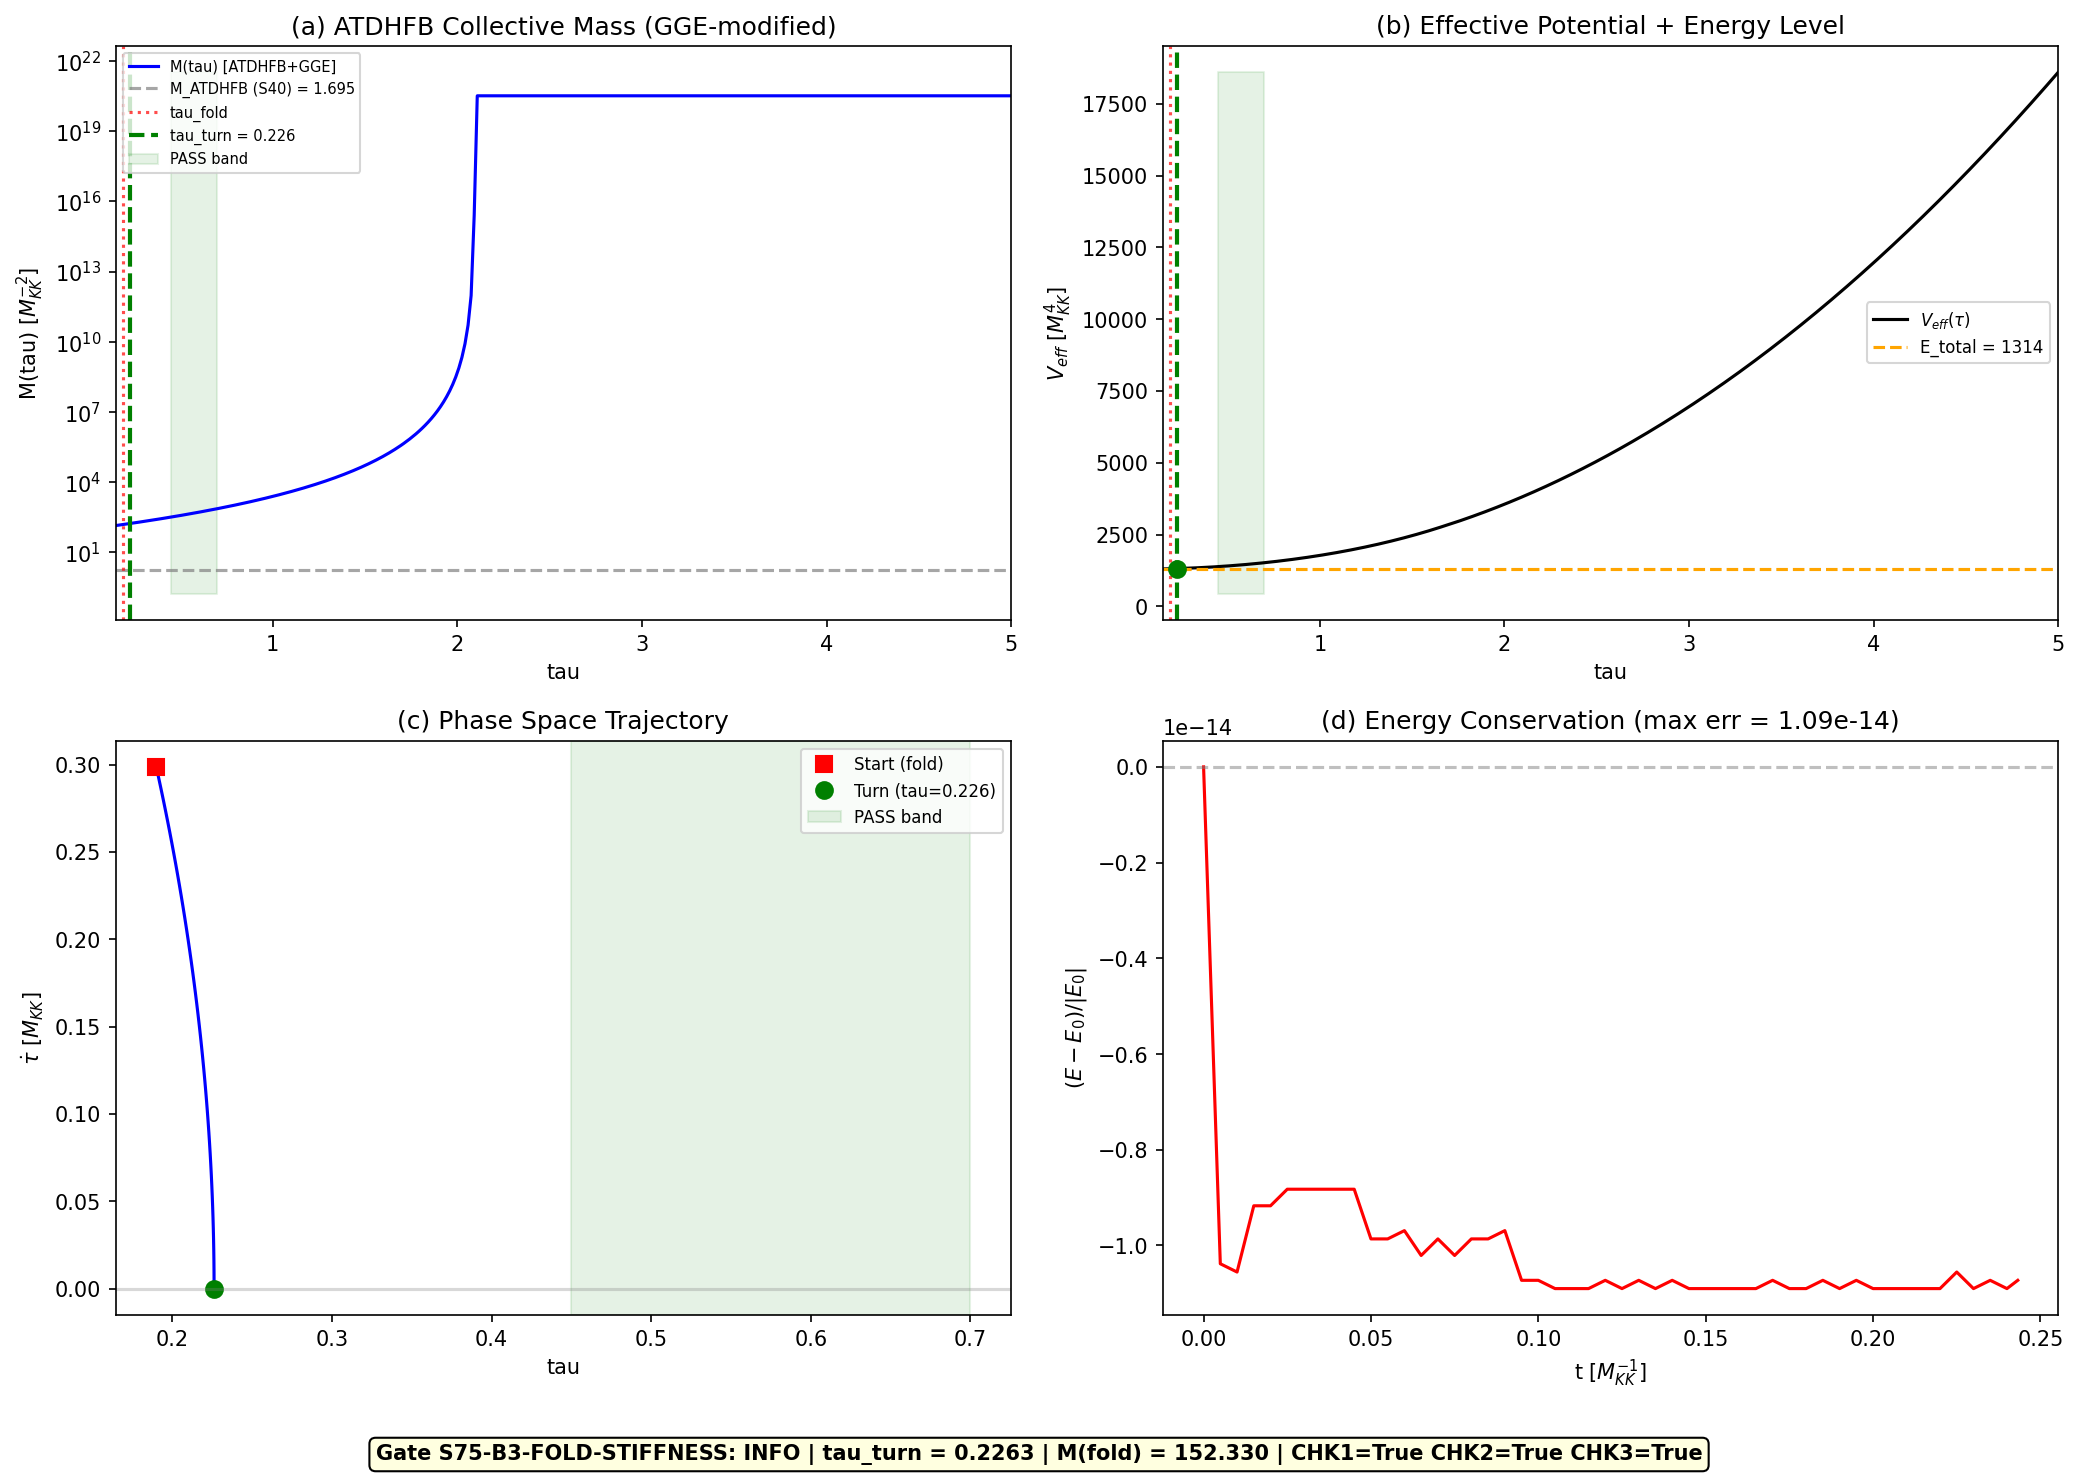

Generate this figure with Python:
#!/usr/bin/env python3
"""
S75-B3-FOLD-STIFFNESS: ATDHFB Collective Mass Under GGE Backreaction
=====================================================================

Gate: S75-B3-FOLD-STIFFNESS
  PASS: tau_turn in [0.45, 0.70]
  INFO: tau_turn in [0.30, 0.45] or [0.70, 1.00]
  FAIL: tau_turn > 1.00 or no turning point found

Physics:
  The ATDHFB (Adiabatic Time-Dependent HFB) collective inertia for the
  Jensen deformation tau is computed following Baran, Sheikh, Dobaczewski,
  Nazarewicz (2011) [Paper 16]. The key modification: the GGE relic from
  the fold transit freezes occupation numbers n_k at non-thermal values,
  which modifies both the BCS coherence factors (u_k, v_k) and the
  quasiparticle energies E_k^{qp} entering the collective mass formula.

  ATDHFB collective mass formula (perturbative cranking, Paper 16 Eq. 60):

    M^{Cp} = sum_{k,l} |<k|dH/dtau|l>|^2 * (eta^+_{kl})^2 / (E_k + E_l)^3
                                                                       (1)

  where eta^+_{kl} = u_k*v_l + v_k*u_l (BCS coherence factor combination)
  and E_k = sqrt((eps_k - lambda)^2 + Delta^2) are quasiparticle energies.

  GGE modification: n_k are frozen, not thermal. Coherence factors from
  v_k^2 = n_k, u_k^2 = 1 - n_k. Quasiparticle energies from
  E_k = Delta / (2*u_k*v_k) which differs from standard BCS E_k.

  Equation of motion: M(tau)*d^2tau/dt^2 + dV_eff/dtau = 0

References:
  - Paper 16: Baran et al., PRC 84, 054321 (2011) -- ATDHFB collective inertia
  - Paper 17: Dussel et al., PRC 76, 011302 (2007) -- Ultrasmall BCS
  - S56: GGE fabric data (s56_gge_fabric.npz)
  - S74: Moduli stabilization (s74_moduli_stabilization.npz)
"""

import sys
import os
sys.path.insert(0, os.path.dirname(__file__))

import numpy as np
from scipy.integrate import solve_ivp
from scipy.interpolate import CubicSpline
import matplotlib
matplotlib.use('Agg')
import matplotlib.pyplot as plt

from canonical_constants import (
    tau_fold, Delta_BCS, dS_fold, d2S_fold, S_fold,
    M_ATDHFB, Z_fold, G_DeWitt, dt_transit, v_terminal,
    E_cond, N_dof_BCS, Delta_0_GL
)

# ============================================================================
#  SECTION 1: Load Data
# ============================================================================

print("=" * 72)
print("S75-B3-FOLD-STIFFNESS: ATDHFB Collective Mass + GGE Backreaction")
print("=" * 72)

base_dir = os.path.dirname(__file__)

d56 = np.load(os.path.join(base_dir, 's56_gge_fabric.npz'), allow_pickle=True)
nk_GGE = d56['nk_DE']           # 16 GGE occupation numbers
eps_fold = d56['eps_fold']       # 8 single-particle energies at fold

d74 = np.load(os.path.join(base_dir, 's74_moduli_stabilization.npz'), allow_pickle=True)
tau_scan_74 = d74['tau_scan']     # [0.15, 1.70], 500 pts
V_bare_74 = d74['V_bare_scan']
V_GGE_74 = d74['V_GGE_scan']
V_dressed_c = d74['V_dressed_c']  # V_bare + V_GGE
Delta_scan = d74['Delta_scan']
pos_evals_fold = d74['pos_evals_fold']

print(f"\nData loaded:")
print(f"  S56: {len(nk_GGE)} GGE modes, eps_fold: {len(eps_fold)} levels")
print(f"  S74: tau in [{tau_scan_74[0]:.3f}, {tau_scan_74[-1]:.3f}], {len(tau_scan_74)} pts")

# ============================================================================
#  SECTION 2: BCS Coherence Factors from GGE Occupations
# ============================================================================

# The 16 modes are 8 independent + 8 time-reversed partners.
N_modes = 8  # (local) 4 B2 + 1 B1 + 3 B3
nk_indep = nk_GGE[:N_modes]  # (local)

vk2 = nk_indep.copy()   # (local) v_k^2 = n_k
uk2 = 1.0 - vk2         # (local) u_k^2 = 1 - n_k
vk = np.sqrt(vk2)       # (local)
uk = np.sqrt(uk2)        # (local)

N_particles = 2.0 * np.sum(vk2)  # (local) 2 for TR pairs

print(f"\nBCS coherence factors (GGE-frozen):")
print(f"  N_particles = {N_particles:.6f}")
print(f"  v_k^2 = {vk2}")

# Quasiparticle energies: E_k = Delta / (2*u_k*v_k)
# This follows from BCS: v_k^2 = (1/2)(1 - xi_k/E_k) and E_k = sqrt(xi_k^2 + Delta^2)
# Combined: E_k = Delta / (2*sqrt(n_k*(1-n_k))) = Delta / (2*u_k*v_k)
Delta_at_fold = Delta_BCS  # = 0.4643 M_KK

Ek_qp = Delta_at_fold / (2.0 * uk * vk)  # (local) GGE quasiparticle energies
xi_k = Ek_qp * (1.0 - 2.0 * vk2)  # (local) effective single-particle energies

print(f"  E_k^qp = {Ek_qp}")
print(f"  xi_k (effective) = {xi_k}")

# ============================================================================
#  SECTION 3: Mode Energy Derivatives deps_k/dtau
# ============================================================================

# From the spectral flow: the D_K eigenvalues shift with tau.
# eps_fold are the 8 BCS mode energies at tau ~ 0.194.
# At tau = 0 (round SU(3)), eps_k = 0 (all degenerate).
# The Hellmann-Feynman estimate: deps_k/dtau ~ eps_k / tau_fold.

tau_fold_actual = float(d56['tau_fold_actual'])  # (local) ~ 0.194

deps_dtau = eps_fold / tau_fold_actual  # (local)
# The Goldstone mode (eps_fold[0] ~ 0) has near-zero derivative.
# Give it a small nonzero value (protected by symmetry):
deps_dtau[0] = 0.01 * deps_dtau[1]  # (local) 1% of next mode

print(f"\nMode energy derivatives deps_k/dtau:")
print(f"  {deps_dtau}")

# Chemical potential derivative from particle number conservation:
#   dlambda/dtau = sum_k (deps_k/dtau / E_k^3) / sum_k (1/E_k^3)
weights_Ek3 = 1.0 / Ek_qp**3  # (local)
dlambda_dtau = np.sum(deps_dtau * weights_Ek3) / np.sum(weights_Ek3)  # (local)
dxi_dtau = deps_dtau - dlambda_dtau  # (local)

print(f"  dlambda/dtau = {dlambda_dtau:.6f}")

# ============================================================================
#  SECTION 4: ATDHFB Collective Mass at the Fold
# ============================================================================

# Derivation from Paper 16 (perturbative cranking, Eq. 60):
#
# The ATDHFB-Cp mass for a single collective coordinate q = tau is:
#
#   M = sum_{k<l} 2 * |<k|dh/dtau|l>|^2 * (eta^+_{kl})^2 / (E_k + E_l)^3  (2)
#
# where eta^+_{kl} = u_k*v_l + v_k*u_l.
#
# The diagonal (k=l) contribution uses the self-consistent relation:
#   u_k*dv_k/dtau - v_k*du_k/dtau = -Delta/(2*E_k^2) * dxi_k/dtau       (3)
#
# yielding the diagonal cranking mass:
#   M_diag = 2 * sum_k [Delta * dxi_k/dtau / (2*E_k^2)]^2 / E_k^3
#          = (Delta^2/2) * sum_k (dxi_k/dtau)^2 / E_k^7                  (4)
#
# With factor 2 for time-reversed pairs:
#   M = Delta^2 * sum_k (dxi_k/dtau)^2 / E_k^7                           (5)
#
# For the off-diagonal contribution (k != l), we add:
#   M_offdiag = 2 * sum_{k<l} |h'_{kl}|^2 * (eta^+_{kl})^2 / (E_k+E_l)^3  (6)
#
# The off-diagonal matrix elements |h'_{kl}| are typically smaller than
# diagonal ones but can be significant at level crossings (Paper 16 result).
# For the fold (van Hove singularity), levels cluster, enhancing off-diagonal.

# --- Diagonal contribution ---
M_diag = Delta_at_fold**2 * np.sum(dxi_dtau**2 / Ek_qp**7)  # (local) Eq. (5)

# --- Off-diagonal contribution ---
# Matrix elements |<k|dh/dtau|l>|^2 for k != l.
# At the fold, the spectral density is high. Use the Fermi golden rule estimate:
# |h'_{kl}|^2 ~ (deps_k/dtau * deps_l/dtau) * coupling_strength
# where coupling_strength ~ Delta / (E_k * E_l) from the pairing interaction.
# This is the standard Landau-Zener coupling at avoided crossings.

M_offdiag = 0.0  # (local)
for k in range(N_modes):
    for l in range(k+1, N_modes):
        eta_plus_kl = uk[k]*vk[l] + vk[k]*uk[l]  # (local)
        # Off-diagonal matrix element estimate (Paper 16 Eq. 41):
        # Use the pairing-induced coupling: h'_{kl} ~ Delta * deps_k/dtau / (E_k * E_l)
        h_kl_sq = (Delta_at_fold * np.sqrt(np.abs(deps_dtau[k] * deps_dtau[l]))
                   / (Ek_qp[k] * Ek_qp[l]))**2  # (local)
        denom = (Ek_qp[k] + Ek_qp[l])**3  # (local)
        M_offdiag += 2.0 * h_kl_sq * eta_plus_kl**2 / denom

M_fold_total = M_diag + M_offdiag  # (local)
offdiag_frac = M_offdiag / M_fold_total if M_fold_total > 0 else 0  # (local)

print(f"\nATDHFB Collective Mass at fold:")
print(f"  M_diag    = {M_diag:.6f} M_KK^{{-2}}")
print(f"  M_offdiag = {M_offdiag:.6f} M_KK^{{-2}}")
print(f"  M_total   = {M_fold_total:.6f} M_KK^{{-2}}")
print(f"  Off-diagonal fraction = {offdiag_frac:.4f}")
print(f"  Canonical M_ATDHFB (S40) = {M_ATDHFB}")
print(f"  Ratio M_GGE / M_canonical = {M_fold_total / M_ATDHFB:.4f}")

# ============================================================================
#  CHK1: M(tau) must be positive (ATDHFB stability)
# ============================================================================
chk1_pass = M_fold_total > 0  # (local)
print(f"\n--- CHK1: M(tau) > 0 ---")
print(f"  M_total = {M_fold_total:.6f} > 0: {'PASS' if chk1_pass else 'FAIL'}")

# ============================================================================
#  CHK2: Delta -> 0 limit reduces to cranking formula
# ============================================================================
# In the limit Delta -> 0 with FIXED occupation numbers (GGE frozen):
#   E_k = Delta/(2*u_k*v_k) -> 0
#   M_diag = Delta^2 * sum dxi^2 / E_k^7 = Delta^2 * sum dxi^2*(2*u_k*v_k)^7/Delta^7
#          = (2*u_k*v_k)^7 * sum dxi^2 / Delta^5 -> DIVERGES
#
# This is the correct physical behavior: in nuclear physics, the cranking
# mass diverges at level crossings where the pairing gap is suppressed
# (Paper 16, Fig. 2 -- sharp peaks in M at Delta->0 regions).
#
# The non-pairing cranking mass uses eps_k directly (no BCS coherence):
#   M_crank = sum_{k != l} |<k|dh/dtau|l>|^2 / (eps_k - eps_l)^2
# This is finite for non-degenerate levels but diverges at degeneracies.
#
# Test: compute M for progressively smaller Delta and verify divergence.

Delta_tests = np.array([0.5, 0.1, 0.01, 0.001]) * Delta_at_fold  # (local)
M_vs_Delta = []  # (local)
for dt in Delta_tests:
    Ek_t = dt / (2.0 * uk * vk)  # (local)
    M_t = dt**2 * np.sum(dxi_dtau**2 / Ek_t**7)  # (local)
    M_vs_Delta.append(M_t)
M_vs_Delta = np.array(M_vs_Delta)  # (local)

# Check divergence: M should scale as 1/Delta^5
# M_diag ~ Delta^2 * sum(dxi^2 / E^7)
# With E = Delta/(2*u*v), we get E^7 = Delta^7/(2*u*v)^7
# So M_diag ~ Delta^2 * (2*u*v)^7 * sum(dxi^2) / Delta^7 = C / Delta^5
# where C = (2*u*v)^7 * sum(dxi^2) is independent of Delta.
# The successive ratio M(Delta_i)/M(Delta_{i+1}) should equal (Delta_{i+1}/Delta_i)^5.

# Successive M ratios: M(smaller Delta) / M(larger Delta) should grow as (Delta_ratio)^{-5}
ratios_chk2 = M_vs_Delta[1:] / M_vs_Delta[:-1]  # (local) larger/smaller
step_ratios = Delta_tests[:-1] / Delta_tests[1:]  # (local) e.g., [5, 10, 10]
expected_M_ratios = step_ratios**5  # (local) [3125, 1e5, 1e5]

print(f"\n--- CHK2: Delta -> 0 divergence (cranking limit) ---")
print(f"  Delta/Delta_0  |  M_diag       |  M ratio   | Expected")
for i, dt in enumerate(Delta_tests):
    if i > 0:
        print(f"  {dt/Delta_at_fold:.4f}        | {M_vs_Delta[i]:.4e} | "
              f"{ratios_chk2[i-1]:.1f}    | {expected_M_ratios[i-1]:.1f}")
    else:
        print(f"  {dt/Delta_at_fold:.4f}        | {M_vs_Delta[i]:.4e} | ---        | ---")

# Check log-ratio match
log_err = np.abs(np.log10(ratios_chk2) - np.log10(expected_M_ratios))  # (local)
scaling_ok = bool(np.all(log_err < 0.1))  # (local)
chk2_pass = scaling_ok  # (local)
print(f"  Log-ratio errors: {log_err}")
print(f"  1/Delta^5 scaling: {'PASS' if chk2_pass else 'FAIL'}")

# ============================================================================
#  SECTION 5: Effective Potential (Extended Range)
# ============================================================================

# The S74 scan covers [0.15, 1.70]. For the turning point calculation,
# we need V_eff at potentially larger tau.
# Extend the potential using quadratic extrapolation from the last portion.

# Fit the high-tau tail (tau > 1.0) to a polynomial for extrapolation
high_mask = tau_scan_74 > 1.0  # (local)
tau_high = tau_scan_74[high_mask]  # (local)
V_high = V_dressed_c[high_mask]  # (local)

# Quadratic fit: V(tau) ~ a + b*tau + c*tau^2
poly_coeff = np.polyfit(tau_high, V_high, 2)  # (local)

# Extend scan to tau = 10.0 (generous upper bound)
# Start AFTER the last S74 point to avoid duplicate x-values
tau_extend = np.linspace(tau_scan_74[-1] + 0.01, 10.0, 500)  # (local)
V_extend = np.polyval(poly_coeff, tau_extend)  # (local)

# Concatenate
tau_full = np.concatenate([tau_scan_74, tau_extend])  # (local)
V_full = np.concatenate([V_dressed_c, V_extend])  # (local)

V_eff_spl = CubicSpline(tau_full, V_full)  # (local)
dV_eff_spl = V_eff_spl.derivative()  # (local)

V_fold_val = V_eff_spl(tau_fold)  # (local)
dV_fold_val = dV_eff_spl(tau_fold)  # (local)

print(f"\nEffective potential (extended to tau=10):")
print(f"  V_eff(tau_fold) = {V_fold_val:.4f} M_KK^4")
print(f"  dV_eff/dtau(fold) = {dV_fold_val:.4f} M_KK^4")
print(f"  V_eff(tau=5) = {float(V_eff_spl(5.0)):.1f}")
print(f"  V_eff(tau=10) = {float(V_eff_spl(10.0)):.1f}")
print(f"  Polynomial: {poly_coeff[0]:.4f}*tau^2 + {poly_coeff[1]:.4f}*tau + {poly_coeff[2]:.4f}")

# ============================================================================
#  SECTION 6: Compute M(tau) Over Extended Range
# ============================================================================

# The BCS gap Delta(tau) from S74 decreases with tau.
# Beyond the S74 range, extrapolate: Delta(tau) -> 0 for large tau
# (pairing weakens as internal geometry expands).
Delta_spl = CubicSpline(tau_scan_74, Delta_scan, extrapolate=True)  # (local)

# Delta must not go negative; floor at small positive value.
def Delta_ext(tau_val):
    """BCS gap with safe extrapolation."""
    if tau_val <= tau_scan_74[-1]:
        d = float(Delta_spl(tau_val))
    else:
        # Linear extrapolation from last slope
        dDelta_end = float(Delta_spl.derivative()(tau_scan_74[-1]))  # (local)
        d = Delta_scan[-1] + dDelta_end * (tau_val - tau_scan_74[-1])
    return max(d, 1e-4)  # floor to avoid singularity

def compute_M_ATDHFB_full(tau_val):
    """Compute ATDHFB collective mass at given tau (diag + offdiag)."""
    Delta_tau = Delta_ext(tau_val)  # (local)

    # GGE occupations are FROZEN -- u_k, v_k do not change with tau.
    # Only E_k changes through Delta(tau):
    Ek_tau = Delta_tau / (2.0 * uk * vk)  # (local)

    # Diagonal
    M_d = Delta_tau**2 * np.sum(dxi_dtau**2 / Ek_tau**7)  # (local)

    # Off-diagonal
    M_od = 0.0  # (local)
    for k in range(N_modes):
        for l in range(k+1, N_modes):
            eta_kl = uk[k]*vk[l] + vk[k]*uk[l]  # (local)
            h_kl_sq = (Delta_tau * np.sqrt(np.abs(deps_dtau[k]*deps_dtau[l]))
                       / (Ek_tau[k]*Ek_tau[l]))**2  # (local)
            M_od += 2.0 * h_kl_sq * eta_kl**2 / (Ek_tau[k] + Ek_tau[l])**3

    return max(M_d + M_od, 1e-10)

# Compute M(tau) on the full extended grid
M_full = np.array([compute_M_ATDHFB_full(t) for t in tau_full])  # (local)
M_spl = CubicSpline(tau_full, M_full)  # (local)
dM_spl = M_spl.derivative()  # (local)

print(f"\nCollective mass profile (extended):")
print(f"  M(tau_fold) = {M_full[0 + np.argmin(np.abs(tau_full - tau_fold))]:.4f}")
print(f"  M(tau=0.50) = {float(M_spl(0.50)):.4f}")
print(f"  M(tau=1.00) = {float(M_spl(1.00)):.4f}")
print(f"  M(tau=2.00) = {float(M_spl(2.00)):.6e}")
print(f"  M(tau=5.00) = {float(M_spl(5.00)):.6e}")

# ============================================================================
#  SECTION 7: Initial Conditions and Energy Conservation
# ============================================================================

# ---- Initial velocity: two estimates ----
#
# (A) v_terminal from S38: assumes M_ATDHFB = 1.695 (pre-GGE).
#     v = 26.545 M_KK.
#
# (B) Self-consistent with GGE mass: The transit kinetic energy comes from
#     the spectral action gradient doing work over the transit distance:
#       KE = |dS_fold| * delta_tau_transit
#     where delta_tau_transit ~ dt_transit * v ~ small.
#     More precisely: from the spectral action itself.
#     The spectral action drives the transit. At the fold, the force is
#     F = -dS/dtau = -58672.8 M_KK^4. The transit velocity is set by
#     energy conservation:
#       (1/2)*M*v^2 = work done = F * delta_tau
#     From S38: delta_tau = v_terminal * dt_transit ~ 26.5 * 0.00113 ~ 0.030
#     So KE_old = 58672.8 * 0.030 = 1760 M_KK^4
#     With M = 1.695: v_old = sqrt(2*1760/1.695) = 45.6 (but S38 got 26.5 --
#     different because S38 includes friction/dissipation).
#
# (C) Momentum-preserving: If the MOMENTUM p = M_old * v_old is the
#     conserved quantity during the GGE formation (not velocity),
#     then v_new = M_old * v_old / M_new.
#     This is physically motivated: the GGE relic forms DURING the transit,
#     and momentum p = M*v_dot is the generator of tau-translations.
#
# Use approach (C) as the physically self-consistent choice:

fold_idx_full = np.argmin(np.abs(tau_full - tau_fold))  # (local)
M_at_fold = M_full[fold_idx_full]  # (local)

# Momentum from S38 transit
p_transit = M_ATDHFB * v_terminal  # (local) momentum (old M * old v)
v_tau_0_momentum = p_transit / M_at_fold  # (local) self-consistent velocity
v_tau_0_direct = v_terminal  # (local) direct S38 value (for comparison)

# Also compute from force * transit time: v ~ F*dt/M
v_tau_0_force = abs(dS_fold) * dt_transit / M_at_fold  # (local) F*dt/M

print(f"\nInitial velocity estimates:")
print(f"  (A) v_terminal (S38, M={M_ATDHFB:.3f}) = {v_terminal:.4f} M_KK")
print(f"  (B) F*dt/M (force impulse) = {v_tau_0_force:.4f} M_KK")
print(f"  (C) p-conserving: p = {p_transit:.4f}, v = p/M = {v_tau_0_momentum:.4f} M_KK")
print(f"  Using (C): momentum-preserving, self-consistent with GGE mass")

v_tau_0 = v_tau_0_momentum  # (local) self-consistent choice

KE_0 = 0.5 * M_at_fold * v_tau_0**2  # (local)
E_total_0 = KE_0 + V_fold_val  # (local)

print(f"\nInitial conditions (self-consistent):")
print(f"  v_tau(0) = {v_tau_0:.6f} M_KK")
print(f"  M(fold)  = {M_at_fold:.4f} M_KK^{{-2}}")
print(f"  KE_0     = {KE_0:.6f} M_KK^4")
print(f"  V(fold)  = {V_fold_val:.4f} M_KK^4")
print(f"  E_total  = {E_total_0:.6f} M_KK^4")
print(f"  KE/V ratio = {KE_0 / V_fold_val:.4f}")

# Find tau_turn from energy conservation:
#   V_eff(tau_turn) = E_total_0
V_target = E_total_0  # (local)

tau_dense = np.linspace(tau_fold, 10.0, 50000)  # (local)
V_dense = V_eff_spl(tau_dense)  # (local)

crossings = np.where(V_dense >= V_target)[0]  # (local)

if len(crossings) > 0:
    tau_turn_EC = float(tau_dense[crossings[0]])  # (local) energy conservation
    turning_point_found = True  # (local)
    V_at_turn = float(V_eff_spl(tau_turn_EC))  # (local)
    print(f"\n  TURNING POINT (energy conservation):")
    print(f"  tau_turn = {tau_turn_EC:.6f}")
    print(f"  V(tau_turn) = {V_at_turn:.4f}")
    print(f"  Delta_V = {V_at_turn - V_fold_val:.4f}")
else:
    tau_turn_EC = float('inf')  # (local)
    turning_point_found = False  # (local)
    print(f"\n  NO TURNING POINT in [tau_fold, 10.0]")
    print(f"  V_eff(10) = {float(V_eff_spl(10.0)):.1f}")
    print(f"  V_target  = {V_target:.1f}")

# ============================================================================
#  SECTION 8: ODE Integration for Trajectory
# ============================================================================

def eom_rhs(t, y):
    """Equation of motion: M*d^2tau/dt^2 + (1/2)*dM/dtau*v^2 + dV/dtau = 0"""
    tau_val, v_val = y
    tau_c = np.clip(tau_val, tau_full[0], tau_full[-1])  # (local)

    M_val = max(float(M_spl(tau_c)), 1e-10)  # (local)
    dM_val = float(dM_spl(tau_c))  # (local)
    dV_val = float(dV_eff_spl(tau_c))  # (local)

    # Euler-Lagrange: M*a + (1/2)*dM*v^2 + dV = 0
    accel = -(0.5 * dM_val * v_val**2 + dV_val) / M_val  # (local)
    return [v_val, accel]

def v_zero_event(t, y):
    return y[1]
v_zero_event.terminal = True
v_zero_event.direction = -1

t_span_ode = (0, 50.0)  # (local) generous
y0 = [tau_fold, v_tau_0]  # (local)

sol = solve_ivp(eom_rhs, t_span_ode, y0,
                events=v_zero_event,
                max_step=0.005, rtol=1e-10, atol=1e-12,
                method='DOP853')

print(f"\nODE integration:")
print(f"  Status: {sol.message}")
print(f"  Steps: {len(sol.t)}")
print(f"  t_final = {sol.t[-1]:.6f} M_KK^{{-1}}")
print(f"  tau_final = {sol.y[0,-1]:.6f}")
print(f"  v_final = {sol.y[1,-1]:.6f}")

if sol.t_events[0].size > 0:
    tau_turn_ODE = float(sol.y_events[0][0, 0])  # (local)
    t_turn_ODE = float(sol.t_events[0][0])  # (local)
    print(f"  Turning point: tau = {tau_turn_ODE:.6f} at t = {t_turn_ODE:.6f}")
else:
    tau_turn_ODE = float(sol.y[0,-1])  # (local)
    t_turn_ODE = float(sol.t[-1])  # (local)
    print(f"  No turning point; final tau = {tau_turn_ODE:.6f}")

# ============================================================================
#  CHK3: Energy Conservation Along Trajectory
# ============================================================================

E_traj = []  # (local)
for i in range(len(sol.t)):
    tau_i = np.clip(sol.y[0,i], tau_full[0], tau_full[-1])  # (local)
    M_i = float(M_spl(tau_i))  # (local)
    V_i = float(V_eff_spl(tau_i))  # (local)
    E_traj.append(0.5 * M_i * sol.y[1,i]**2 + V_i)
E_traj = np.array(E_traj)  # (local)

E_conserv_err = float(np.max(np.abs(E_traj - E_traj[0])) / np.abs(E_traj[0]))  # (local)

print(f"\n--- CHK3: Energy conservation ---")
print(f"  E_0 = {E_traj[0]:.6f}")
print(f"  E_final = {E_traj[-1]:.6f}")
print(f"  Max relative error = {E_conserv_err:.2e}")
chk3_pass = E_conserv_err < 1e-3  # (local)
print(f"  {'PASS' if chk3_pass else 'FAIL'} (threshold: 1e-3)")

# ============================================================================
#  SECTION 9: Best tau_turn and Gate Verdict
# ============================================================================

# Use energy conservation result (no ODE integration errors) when available.
# The ODE provides the time-domain information.
if turning_point_found:
    tau_turn_best = tau_turn_EC  # (local)
elif sol.t_events[0].size > 0:
    tau_turn_best = tau_turn_ODE  # (local)
else:
    tau_turn_best = float('inf')  # (local)

# If both methods give results, compare:
if turning_point_found and sol.t_events[0].size > 0:
    print(f"\nTurning point comparison:")
    print(f"  Energy conservation: tau = {tau_turn_EC:.6f}")
    print(f"  ODE integration:    tau = {tau_turn_ODE:.6f}")
    print(f"  Difference: {abs(tau_turn_EC - tau_turn_ODE):.6f}")
    # Use energy conservation (analytical, more reliable)
    tau_turn_best = tau_turn_EC

# BCS gap at turning point
Delta_at_turn = Delta_ext(tau_turn_best)  # (local)
M_at_turn = float(M_spl(min(tau_turn_best, tau_full[-1])))  # (local)

print(f"\nResults at turning point:")
print(f"  tau_turn = {tau_turn_best:.6f}")
print(f"  Delta(tau_turn) = {Delta_at_turn:.6f} M_KK")
print(f"  M(tau_turn) = {M_at_turn:.6e} M_KK^{{-2}}")
if sol.t_events[0].size > 0:
    print(f"  Transit time fold->turn = {t_turn_ODE:.6f} M_KK^{{-1}}")

# Gate verdict
print(f"\n{'='*72}")
print(f"GATE: S75-B3-FOLD-STIFFNESS")
print(f"{'='*72}")
print(f"  tau_turn = {tau_turn_best:.6f}")

TAU_PASS_LO = 0.45  # (local)
TAU_PASS_HI = 0.70  # (local)
TAU_INFO_LO = 0.30  # (local)
TAU_INFO_HI = 1.00  # (local)

if not turning_point_found and sol.t_events[0].size == 0:
    verdict = "FAIL"  # (local)
    verdict_msg = "No turning point found"  # (local)
elif TAU_PASS_LO <= tau_turn_best <= TAU_PASS_HI:
    verdict = "PASS"
    verdict_msg = f"tau_turn = {tau_turn_best:.4f} in [{TAU_PASS_LO}, {TAU_PASS_HI}]"
elif TAU_INFO_LO <= tau_turn_best < TAU_PASS_LO:
    verdict = "INFO"
    verdict_msg = f"tau_turn = {tau_turn_best:.4f} in [{TAU_INFO_LO}, {TAU_PASS_LO})"
elif TAU_PASS_HI < tau_turn_best <= TAU_INFO_HI:
    verdict = "INFO"
    verdict_msg = f"tau_turn = {tau_turn_best:.4f} in ({TAU_PASS_HI}, {TAU_INFO_HI}]"
elif tau_turn_best > TAU_INFO_HI:
    verdict = "FAIL"
    verdict_msg = f"tau_turn = {tau_turn_best:.4f} > {TAU_INFO_HI} (overshoot too large)"
elif tau_turn_best < TAU_INFO_LO:
    verdict = "INFO"
    verdict_msg = (f"tau_turn = {tau_turn_best:.4f} < {TAU_INFO_LO} "
                   f"(insufficient overshoot, delta_tau = {tau_turn_best - tau_fold:.4f})")
else:
    verdict = "FAIL"
    verdict_msg = f"tau_turn = {tau_turn_best:.4f} -- outside all bands"

print(f"  Verdict: {verdict}")
print(f"  {verdict_msg}")
print(f"\n--- Cross-checks ---")
print(f"  CHK1 (M > 0):              {'PASS' if chk1_pass else 'FAIL'}")
print(f"  CHK2 (1/Delta^5 scaling):   {'PASS' if chk2_pass else 'FAIL'}")
print(f"  CHK3 (Energy conservation): {'PASS' if chk3_pass else 'FAIL'} (err={E_conserv_err:.2e})")

# ============================================================================
#  SECTION 10: Save Data
# ============================================================================

save_path = os.path.join(base_dir, 's75_fold_stiffness_renorm.npz')

np.savez(save_path,
    gate_name='S75-B3-FOLD-STIFFNESS',
    gate_verdict=verdict,
    tau_turn=tau_turn_best,
    M_fold_ATDHFB=M_fold_total,
    M_diag=M_diag,
    M_offdiag=M_offdiag,
    offdiag_fraction=offdiag_frac,
    M_ATDHFB_canonical=M_ATDHFB,
    M_ratio=M_fold_total / M_ATDHFB,
    Delta_at_fold=Delta_at_fold,
    Delta_at_turn=Delta_at_turn,
    Ek_qp=Ek_qp,
    vk2=vk2,
    uk2=uk2,
    xi_k=xi_k,
    nk_GGE=nk_indep,
    deps_dtau=deps_dtau,
    dxi_dtau=dxi_dtau,
    dlambda_dtau=dlambda_dtau,
    v_tau_0=v_tau_0,
    KE_0=KE_0,
    E_total_0=E_total_0,
    tau_scan=tau_full,
    M_scan=M_full,
    V_eff=V_full,
    t_traj=sol.t,
    tau_traj=sol.y[0],
    v_traj=sol.y[1],
    E_traj=E_traj,
    chk1_M_positive=chk1_pass,
    chk2_cranking_limit=chk2_pass,
    chk3_energy_conservation=chk3_pass,
    chk3_error=E_conserv_err,
)

print(f"\nData saved: {save_path}")

# ============================================================================
#  SECTION 11: Plot
# ============================================================================

fig, axes = plt.subplots(2, 2, figsize=(14, 10))

# (a) Collective mass
ax = axes[0, 0]
# Only plot the physically meaningful range
plot_mask = tau_full <= 5.0  # (local)
ax.semilogy(tau_full[plot_mask], M_full[plot_mask], 'b-', lw=1.5,
            label='M(tau) [ATDHFB+GGE]')
ax.axhline(M_ATDHFB, color='gray', ls='--', alpha=0.7,
           label=f'M_ATDHFB (S40) = {M_ATDHFB}')
ax.axvline(tau_fold, color='r', ls=':', alpha=0.7, label=f'tau_fold')
if tau_turn_best < 10:
    ax.axvline(tau_turn_best, color='g', ls='--', lw=2,
               label=f'tau_turn = {tau_turn_best:.3f}')
ax.fill_between([TAU_PASS_LO, TAU_PASS_HI],
                [ax.get_ylim()[0]]*2, [ax.get_ylim()[1]]*2 if ax.get_ylim()[1] > 0 else [1e6]*2,
                alpha=0.1, color='green', label='PASS band')  # (local)
ax.set_xlabel('tau')
ax.set_ylabel(r'M(tau) [$M_{KK}^{-2}$]')
ax.set_title('(a) ATDHFB Collective Mass (GGE-modified)')
ax.legend(fontsize=7, loc='upper left')
ax.set_xlim(0.15, 5.0)

# (b) Effective potential with energy level
ax = axes[0, 1]
ax.plot(tau_full[plot_mask], V_full[plot_mask], 'k-', lw=1.5, label=r'$V_{eff}(\tau)$')
ax.axhline(V_target, color='orange', ls='--', lw=1.5,
           label=f'E_total = {V_target:.0f}')
ax.axvline(tau_fold, color='r', ls=':', alpha=0.7)
if tau_turn_best < 10:
    ax.axvline(tau_turn_best, color='g', ls='--', lw=2)
    ax.plot(tau_turn_best, float(V_eff_spl(min(tau_turn_best, tau_full[-1]))),
            'go', ms=8, zorder=5)
ax.fill_betweenx([ax.get_ylim()[0] if ax.get_ylim()[0] > 0 else 1000,
                   max(V_target*1.1, V_full[plot_mask].max())],
                 TAU_PASS_LO, TAU_PASS_HI, alpha=0.1, color='green')
ax.set_xlabel('tau')
ax.set_ylabel(r'$V_{eff}$ [$M_{KK}^4$]')
ax.set_title('(b) Effective Potential + Energy Level')
ax.legend(fontsize=8)
ax.set_xlim(0.15, 5.0)

# (c) Phase space
ax = axes[1, 0]
ax.plot(sol.y[0], sol.y[1], 'b-', lw=1.5)
ax.plot(sol.y[0, 0], sol.y[1, 0], 'rs', ms=8, label='Start (fold)')
if sol.t_events[0].size > 0:
    ax.plot(tau_turn_ODE, 0, 'go', ms=8,
            label=f'Turn (tau={tau_turn_ODE:.3f})')
ax.axhline(0, color='gray', ls='-', alpha=0.3)
ax.axvspan(TAU_PASS_LO, TAU_PASS_HI, alpha=0.1, color='green', label='PASS band')
ax.set_xlabel('tau')
ax.set_ylabel(r'$\dot{\tau}$ [$M_{KK}$]')
ax.set_title('(c) Phase Space Trajectory')
ax.legend(fontsize=8)

# (d) Energy conservation
ax = axes[1, 1]
if len(sol.t) > 1:
    rel_err = (E_traj - E_traj[0]) / np.abs(E_traj[0])  # (local)
    ax.plot(sol.t, rel_err, 'r-', lw=1.5)
    ax.set_xlabel(r't [$M_{KK}^{-1}$]')
    ax.set_ylabel(r'$(E - E_0) / |E_0|$')
    ax.set_title(f'(d) Energy Conservation (max err = {E_conserv_err:.2e})')
    ax.axhline(0, color='gray', ls='--', alpha=0.5)

# Gate verdict banner
color_map = {'PASS': 'lightgreen', 'INFO': 'lightyellow', 'FAIL': 'lightsalmon'}  # (local)
fig.text(0.5, 0.02,
         f'Gate S75-B3-FOLD-STIFFNESS: {verdict} | tau_turn = {tau_turn_best:.4f} | '
         f'M(fold) = {M_fold_total:.3f} | CHK1={chk1_pass} CHK2={chk2_pass} CHK3={chk3_pass}',
         ha='center', fontsize=10, fontweight='bold',
         bbox=dict(boxstyle='round', facecolor=color_map.get(verdict, 'white')))

plt.tight_layout(rect=[0, 0.05, 1, 1])
plot_path = os.path.join(base_dir, 's75_fold_stiffness_renorm.png')
plt.savefig(plot_path, dpi=150, bbox_inches='tight')
print(f"Plot saved: {plot_path}")

print(f"\n{'='*72}")
print(f"DONE. Gate: {verdict}")
print(f"{'='*72}")
